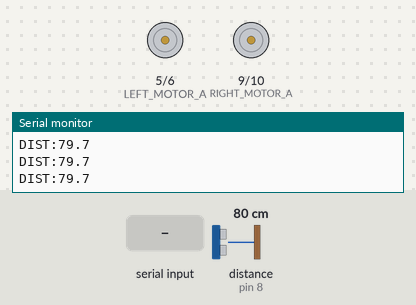
Simulated run of this sketch. Board: Arduino Uno, built with avr-gcc and run on an emulated ATmega328P. Parts: motor-driver pin pairs drawn as motors (green arrow = first pin HIGH = forward, orange = second pin HIGH = backward, longer = more drive), the last lines printed to the serial monitor. Wiring (inferred from the names in the program): ultrasonic range finder: trigger pin 7; echo pin 8. The test bench sets the inputs (shaded band); at power-on: distance to the obstacle (sensor on pin 8) 80 cm. The echo pulse lasts 58.3 µs per cm.

Above: at 1.7 s.
1.8 s: "w" received over the second serial link
At 2.7 s:
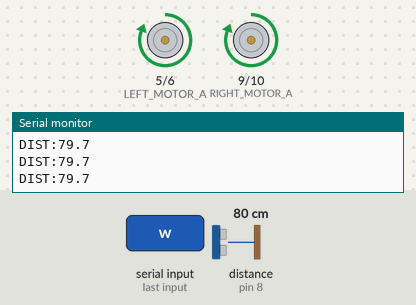
3.3 s: "s" received over the second serial link
At 3.8 s:
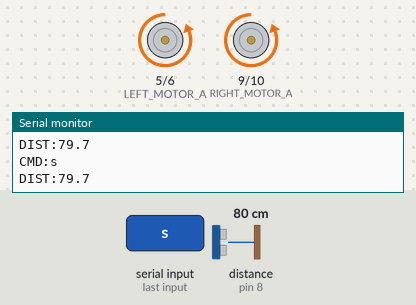
4.8 s: "a" received over the second serial link
At 6.0 s:
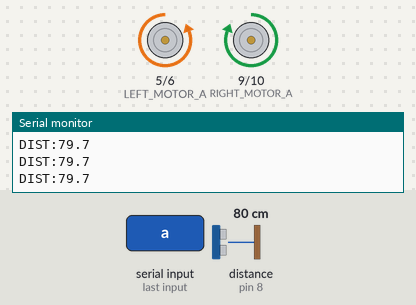
6.3 s: "d" received over the second serial link
At 7.3 s:
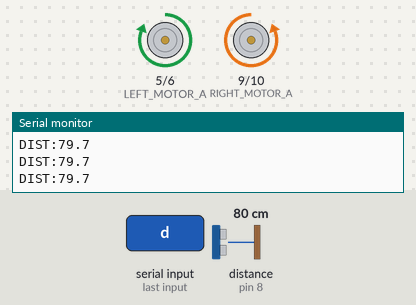
7.8 s: distance to the obstacle (sensor on pin 8) set to 22 cm
9.3 s: distance to the obstacle (sensor on pin 8) set to 18 cm
At 9.8 s:
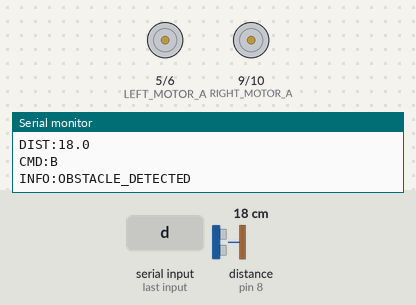
Timing chart, 0 to 12.0 s (numbered marks = the images above; inputs shaded):
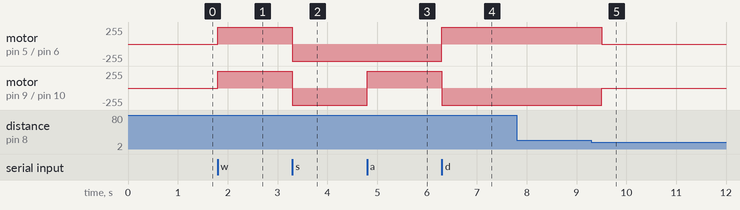

Measured:
- the behaviour switches between 21 and 20 cm on distance to the obstacle (sensor on pin 8) (found by bisection; images 4 and 5)
- after the input at 1.8 s, motor on pin 5 (LEFT_MOTOR_A) / pin 6 (LEFT_MOTOR_B), motor on pin 9 (RIGHT_MOTOR_A) / pin 10 (RIGHT_MOTOR_B): stopped → forward 255/255 at once
- after the input at 3.3 s, motor on pin 5 (LEFT_MOTOR_A) / pin 6 (LEFT_MOTOR_B), motor on pin 9 (RIGHT_MOTOR_A) / pin 10 (RIGHT_MOTOR_B): forward 255/255 → backward 255/255 at once
- after the input at 4.8 s, motor on pin 9 (RIGHT_MOTOR_A) / pin 10 (RIGHT_MOTOR_B): backward 255/255 → forward 255/255 at once
- after the input at 6.3 s, motor on pin 5 (LEFT_MOTOR_A) / pin 6 (LEFT_MOTOR_B): backward 255/255 → forward 255/255 at once; motor on pin 9 (RIGHT_MOTOR_A) / pin 10 (RIGHT_MOTOR_B): forward 255/255 → backward 255/255 at once
- after the input at 9.3 s, motor on pin 5 (LEFT_MOTOR_A) / pin 6 (LEFT_MOTOR_B): forward 255/255 → stopped after 0.20 s; motor on pin 9 (RIGHT_MOTOR_A) / pin 10 (RIGHT_MOTOR_B): backward 255/255 → stopped after 0.20 s

The sketch:

rc_car_control.ino
```cpp
#include <SoftwareSerial.h>

/*
 * STM32 Bluetooth RC Control
 *
 * 주요 기능
 * 1. HC-06 Bluetooth 명령 수신
 * 2. L9110 모터 드라이버를 이용한 RC카 제어
 * 3. HC-SR04 초음파 센서 거리 측정
 * 4. 장애물 20cm 이내 감지 시 자동 정지
 * 5. Windows PC의 Python 브릿지로 명령 전달
 *
 * 주의
 * 아래 핀 번호는 예시입니다.
 * 실제 프로젝트 배선과 다르면 핀 번호를 수정해야 합니다.
 */

/* =========================================================
 * HC-06 Bluetooth 설정
 * =========================================================
 *
 * Arduino D2 <- HC-06 TX
 * Arduino D3 -> HC-06 RX
 *
 * HC-06 RX에는 필요에 따라 전압 분배 회로를 사용합니다.
 */
const uint8_t BLUETOOTH_RX_PIN = 2;
const uint8_t BLUETOOTH_TX_PIN = 3;

SoftwareSerial bluetooth(
    BLUETOOTH_RX_PIN,
    BLUETOOTH_TX_PIN
);

/* =========================================================
 * L9110 모터 드라이버 핀
 * =========================================================
 *
 * 왼쪽 모터:
 * LEFT_MOTOR_A
 * LEFT_MOTOR_B
 *
 * 오른쪽 모터:
 * RIGHT_MOTOR_A
 * RIGHT_MOTOR_B
 */
const uint8_t LEFT_MOTOR_A = 5;
const uint8_t LEFT_MOTOR_B = 6;

const uint8_t RIGHT_MOTOR_A = 9;
const uint8_t RIGHT_MOTOR_B = 10;

/* =========================================================
 * HC-SR04 초음파 센서 핀
 * =========================================================
 */
const uint8_t TRIG_PIN = 7;
const uint8_t ECHO_PIN = 8;

/* =========================================================
 * 동작 설정
 * =========================================================
 */
const float OBSTACLE_DISTANCE_CM = 20.0f;
const unsigned long DISTANCE_INTERVAL_MS = 300;

unsigned long lastDistanceCheckTime = 0;
bool obstacleDetected = false;

/* =========================================================
 * 명령 확인
 * =========================================================
 */
bool isValidCommand(char command)
{
    return command == 'w'
        || command == 's'
        || command == 'a'
        || command == 'd'
        || command == 'x';
}

/* =========================================================
 * Python 브릿지로 명령 전달
 * =========================================================
 *
 * Arduino USB Serial을 통해 Windows PC로 전달합니다.
 *
 * 전송 예:
 * CMD:w
 * CMD:s
 * CMD:a
 * CMD:d
 * CMD:x
 * CMD:B
 *
 * Python 브릿지는 CMD:로 시작하는 데이터만 제어 명령으로 처리합니다.
 */
void sendCommandToBridge(char command)
{
    Serial.print("CMD:");
    Serial.println(command);
}

/* 거리 로그 전송 */
void sendDistanceLog(float distanceCm)
{
    Serial.print("DIST:");
    Serial.println(distanceCm, 1);
}

/* =========================================================
 * 전체 모터 정지
 * =========================================================
 */
void stopMotors()
{
    digitalWrite(LEFT_MOTOR_A, LOW);
    digitalWrite(LEFT_MOTOR_B, LOW);

    digitalWrite(RIGHT_MOTOR_A, LOW);
    digitalWrite(RIGHT_MOTOR_B, LOW);
}

/* =========================================================
 * 전진
 * =========================================================
 */
void moveForward()
{
    digitalWrite(LEFT_MOTOR_A, HIGH);
    digitalWrite(LEFT_MOTOR_B, LOW);

    digitalWrite(RIGHT_MOTOR_A, HIGH);
    digitalWrite(RIGHT_MOTOR_B, LOW);
}

/* =========================================================
 * 후진
 * =========================================================
 */
void moveBackward()
{
    digitalWrite(LEFT_MOTOR_A, LOW);
    digitalWrite(LEFT_MOTOR_B, HIGH);

    digitalWrite(RIGHT_MOTOR_A, LOW);
    digitalWrite(RIGHT_MOTOR_B, HIGH);
}

/* =========================================================
 * 좌회전
 * =========================================================
 */
void turnLeft()
{
    digitalWrite(LEFT_MOTOR_A, LOW);
    digitalWrite(LEFT_MOTOR_B, HIGH);

    digitalWrite(RIGHT_MOTOR_A, HIGH);
    digitalWrite(RIGHT_MOTOR_B, LOW);
}

/* =========================================================
 * 우회전
 * =========================================================
 */
void turnRight()
{
    digitalWrite(LEFT_MOTOR_A, HIGH);
    digitalWrite(LEFT_MOTOR_B, LOW);

    digitalWrite(RIGHT_MOTOR_A, LOW);
    digitalWrite(RIGHT_MOTOR_B, HIGH);
}

/* =========================================================
 * 초음파 거리 측정
 * =========================================================
 */
float measureDistanceCm()
{
    digitalWrite(TRIG_PIN, LOW);
    delayMicroseconds(2);

    digitalWrite(TRIG_PIN, HIGH);
    delayMicroseconds(10);

    digitalWrite(TRIG_PIN, LOW);

    unsigned long duration = pulseIn(
        ECHO_PIN,
        HIGH,
        30000UL
    );

    /*
     * 제한 시간 안에 Echo 신호가 없으면
     * -1을 반환합니다.
     */
    if (duration == 0)
    {
        return -1.0f;
    }

    /*
     * 음속 약 0.0343cm/us
     * 왕복 시간이므로 2로 나눕니다.
     */
    return duration * 0.0343f / 2.0f;
}

/* =========================================================
 * RC카 제어 명령 실행
 * =========================================================
 */
void executeCommand(char command)
{
    switch (command)
    {
        case 'w':
            /*
             * 장애물이 감지된 상태에서는
             * 전진 명령을 실행하지 않습니다.
             */
            if (obstacleDetected)
            {
                stopMotors();
                sendCommandToBridge('B');
                return;
            }

            moveForward();
            break;

        case 's':
            /*
             * 장애물 상태에서도 후진은 허용합니다.
             */
            moveBackward();
            break;

        case 'a':
            turnLeft();
            break;

        case 'd':
            turnRight();
            break;

        case 'x':
            stopMotors();
            break;

        default:
            return;
    }

    /*
     * 실제 실행한 명령을 Python 브릿지로 전달합니다.
     */
    sendCommandToBridge(command);
}

/* =========================================================
 * 장애물 감지
 * =========================================================
 */
void checkObstacle()
{
    unsigned long currentTime = millis();

    /*
     * 300ms 간격으로만 거리 측정
     */
    if (
        currentTime - lastDistanceCheckTime
        < DISTANCE_INTERVAL_MS
    )
    {
        return;
    }

    lastDistanceCheckTime = currentTime;

    float distanceCm = measureDistanceCm();

    /*
     * 측정 실패 시 이번 결과는 무시합니다.
     */
    if (distanceCm < 0.0f)
    {
        Serial.println("WARN:DISTANCE_TIMEOUT");
        return;
    }

    sendDistanceLog(distanceCm);

    /*
     * 20cm 이내 장애물 감지
     */
    if (distanceCm <= OBSTACLE_DISTANCE_CM)
    {
        stopMotors();

        /*
         * 장애물이 처음 감지됐을 때만
         * B 명령을 한 번 전송합니다.
         */
        if (!obstacleDetected)
        {
            obstacleDetected = true;

            sendCommandToBridge('B');
            Serial.println("INFO:OBSTACLE_DETECTED");
        }
    }
    else
    {
        /*
         * 장애물이 감지 범위 밖으로 이동한 경우
         */
        if (obstacleDetected)
        {
            obstacleDetected = false;
            Serial.println("INFO:OBSTACLE_CLEARED");
        }
    }
}

/* =========================================================
 * 초기 설정
 * =========================================================
 */
void setup()
{
    /* 모터 핀 출력 설정 */
    pinMode(LEFT_MOTOR_A, OUTPUT);
    pinMode(LEFT_MOTOR_B, OUTPUT);

    pinMode(RIGHT_MOTOR_A, OUTPUT);
    pinMode(RIGHT_MOTOR_B, OUTPUT);

    /* 초음파 센서 설정 */
    pinMode(TRIG_PIN, OUTPUT);
    pinMode(ECHO_PIN, INPUT);

    /* 시작 시 모터 정지 */
    stopMotors();

    /*
     * Arduino ↔ Windows PC
     * USB Serial 통신
     */
    Serial.begin(115200);

    /*
     * 스마트폰 ↔ HC-06 ↔ Arduino
     */
    bluetooth.begin(9600);

    delay(500);

    Serial.println("INFO:RC_CAR_CONTROLLER_STARTED");
}

/* =========================================================
 * 반복 실행
 * =========================================================
 */
void loop()
{
    /*
     * Bluetooth 명령 확인
     */
    if (bluetooth.available() > 0)
    {
        char command = bluetooth.read();

        /*
         * 대문자가 전송되면 소문자로 변환
         */
        if (command >= 'A' && command <= 'Z')
        {
            command = command - 'A' + 'a';
        }

        /*
         * 줄바꿈 문자와 유효하지 않은 데이터는 무시
         */
        if (isValidCommand(command))
        {
            executeCommand(command);
        }
    }

    /*
     * 주기적인 장애물 거리 확인
     */
    checkObstacle();
}
```
